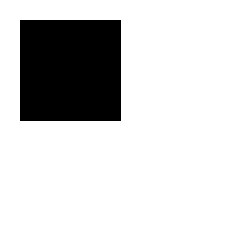
Frame 1 (no input)
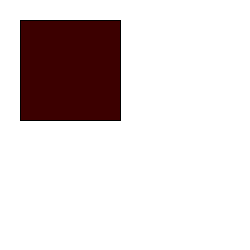
Frame 60 (the mouse pressed at the canvas centre just before this capture)
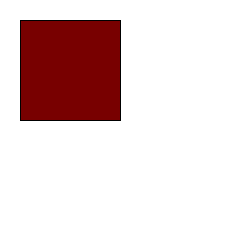
Frame 120 (the mouse held since frame 60 and released just before this capture)

The Processing sketch that drew these frames (run headless with seeded random() and noise(); from frame 60 on, the mouse is pressed at the canvas centre):

// Processing sketch: processing_162105
// ── processing_162105.pde

int red = 0;
void setup() 
{
size(250, 250);
background(255); //set background white
}
void draw() 
{
red++;
stroke(0, 0, 0);
fill(red, 0, 0);
rect(20, 20, 100, 100);
} 
